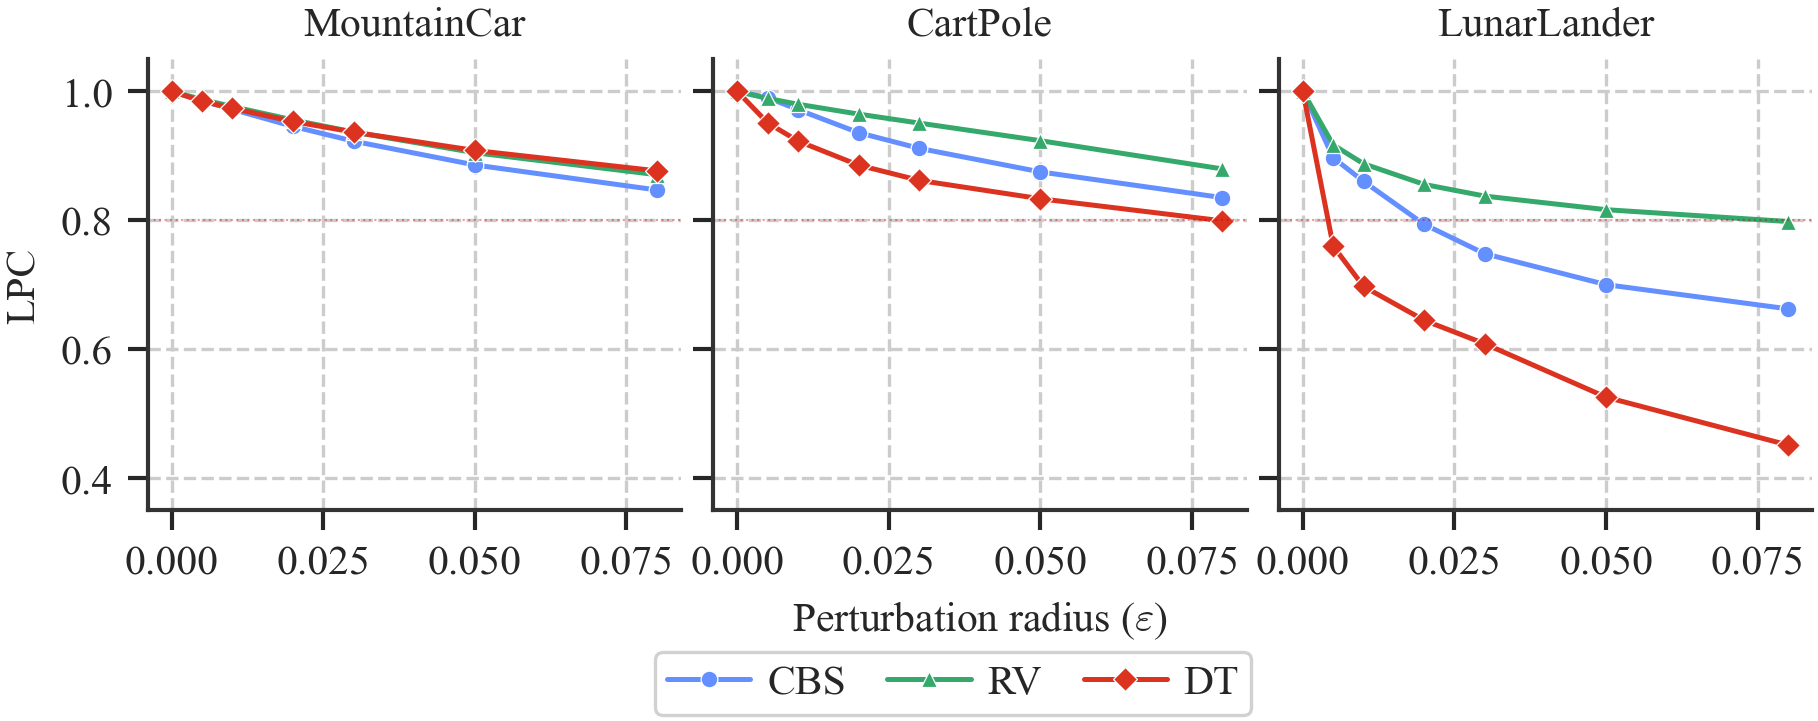

This figure's Python source:
#!/usr/bin/env python
"""Local prediction consistency curves.

Consistency score vs perturbation radius, one subplot per environment.
Uses noise_severity_results.json, which has dense 7-point curves.
Falls back to lec_results.json (3 epsilon levels) if needed.
"""
import sys, os
sys.path.insert(0, os.path.dirname(os.path.dirname(os.path.abspath(__file__))))

import numpy as np
from figures._style import (apply_style, savefig, load_results, ENVS,
                             ENV_TAGS, ENV_SHORT, COLORS, MARKERS, COL2)
import matplotlib.pyplot as plt

METHODS = [("cbs_pred", "CBS"), ("b3_vote", "RV"), ("dt", "DT")]


def main():
    apply_style()
    fig, axes = plt.subplots(1, 3, figsize=(COL2, COL2 * 0.35), sharey=True)

    for col, env in enumerate(ENVS):
        ax = axes[col]
        tag = ENV_TAGS[env]

        # Try dense curves from noise_severity first
        ns = load_results(tag, "noise_severity_results.json")
        if ns and "lec_curves" in ns:
            epsilons = ns.get("epsilons", [])
            lec = ns["lec_curves"]
            for mk, label in METHODS:
                curve = lec.get(mk, {})
                if isinstance(curve, dict) and epsilons:
                    scores = []
                    for ep in epsilons:
                        ep_key = f"{float(ep):.4f}" if f"{float(ep):.4f}" in curve else f"{float(ep):.3f}"
                        val = curve.get(ep_key, curve.get(str(ep), {}))
                        if isinstance(val, dict):
                            scores.append(val.get("lec", val.get("mean_lec", np.nan)))
                        elif isinstance(val, (int, float)):
                            scores.append(val)
                        else:
                            scores.append(np.nan)
                    c, m = COLORS[label], MARKERS[label]
                    mask = ~np.isnan(np.array(scores, dtype=float))
                    if mask.any():
                        eps_arr = np.array(epsilons, dtype=float)
                        ax.plot(eps_arr[mask], np.array(scores, dtype=float)[mask],
                                marker=m, color=c, label=label,
                                markeredgecolor="white", markeredgewidth=0.3)
        else:
            # Fallback: lec_results.json with 3 epsilon levels
            lec_data = load_results(tag, "lec_results.json")
            if lec_data:
                epsilons = lec_data.get("epsilons", [0.01, 0.03, 0.05])
                for mk, label in [("cbs", "CBS"), ("cbs_maxf1", "FT-CBS")]:
                    mdata = lec_data.get(mk, {})
                    if mdata:
                        scores = [mdata.get(str(ep), {}).get("lec", np.nan)
                                  for ep in epsilons]
                        c, m = COLORS.get(label, "#333"), MARKERS.get(label, "o")
                        ax.plot(epsilons, scores, marker=m, color=c, label=label,
                                markeredgecolor="white", markeredgewidth=0.3)

        ax.set_title(ENV_SHORT[env])
        if col == 1:
            ax.set_xlabel(r"Perturbation radius ($\varepsilon$)")
        ax.set_ylim(0.35, 1.05)
        ax.axhline(0.8, ls=":", color="#cc0000", lw=0.5, alpha=0.4,
                   label="_nolegend_")

    axes[0].set_ylabel("LPC")

    handles, labels = {}, []
    for ax in axes:
        for h, l in zip(*ax.get_legend_handles_labels()):
            if l not in handles:
                handles[l] = h
                labels.append(l)
    if handles:
        fig.legend(handles.values(), labels, loc="lower center",
                   ncol=len(labels), bbox_to_anchor=(0.5, -0.02))

    fig.subplots_adjust(wspace=0.06, bottom=0.28)
    savefig(fig, "fig_local_consistency")


if __name__ == "__main__":
    main()
